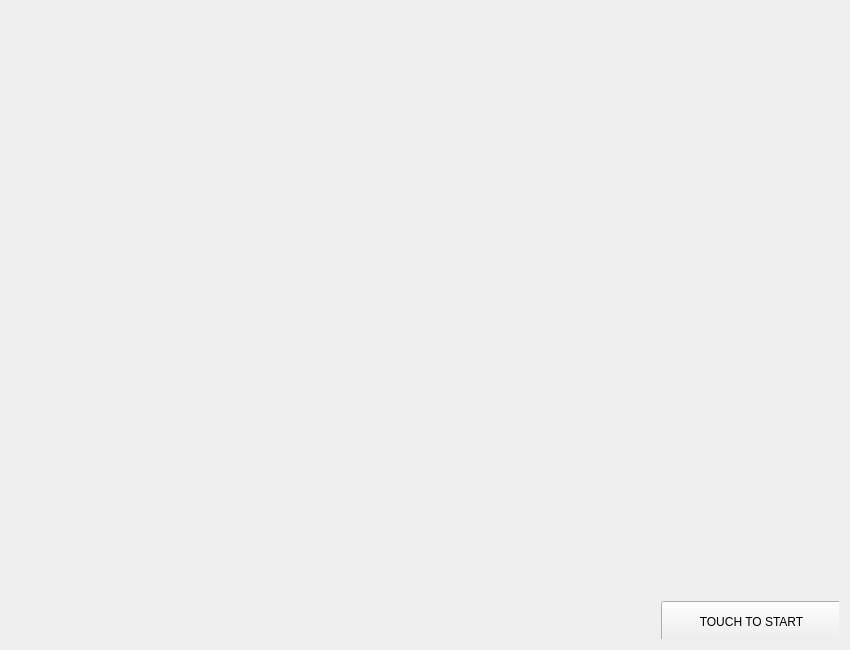
<?xml version="1.0" encoding="UTF-8"?>
<ui version="4.0">
 <class>Widget</class>
 <widget class="QWidget" name="Widget">
  <property name="geometry">
   <rect>
    <x>0</x>
    <y>0</y>
    <width>850</width>
    <height>650</height>
   </rect>
  </property>
  <property name="sizePolicy">
   <sizepolicy hsizetype="Fixed" vsizetype="Fixed">
    <horstretch>0</horstretch>
    <verstretch>0</verstretch>
   </sizepolicy>
  </property>
  <property name="minimumSize">
   <size>
    <width>850</width>
    <height>650</height>
   </size>
  </property>
  <property name="maximumSize">
   <size>
    <width>850</width>
    <height>650</height>
   </size>
  </property>
  <property name="windowTitle">
   <string>Widget</string>
  </property>
  <layout class="QGridLayout" name="gridLayout_2">
   <item row="0" column="0">
    <widget class="QStackedWidget" name="stackedWidget">
     <property name="currentIndex">
      <number>0</number>
     </property>
     <widget class="QWidget" name="startpage">
      <property name="sizePolicy">
       <sizepolicy hsizetype="Fixed" vsizetype="Fixed">
        <horstretch>0</horstretch>
        <verstretch>0</verstretch>
       </sizepolicy>
      </property>
      <widget class="QPushButton" name="startButton">
       <property name="geometry">
        <rect>
         <x>650</x>
         <y>590</y>
         <width>181</width>
         <height>41</height>
        </rect>
       </property>
       <property name="sizePolicy">
        <sizepolicy hsizetype="Preferred" vsizetype="Preferred">
         <horstretch>0</horstretch>
         <verstretch>0</verstretch>
        </sizepolicy>
       </property>
       <property name="text">
        <string>TOUCH TO START</string>
       </property>
      </widget>
      <widget class="QLabel" name="page1Label">
       <property name="geometry">
        <rect>
         <x>-20</x>
         <y>0</y>
         <width>850</width>
         <height>650</height>
        </rect>
       </property>
       <property name="minimumSize">
        <size>
         <width>850</width>
         <height>650</height>
        </size>
       </property>
       <property name="maximumSize">
        <size>
         <width>850</width>
         <height>650</height>
        </size>
       </property>
       <property name="text">
        <string/>
       </property>
      </widget>
      <zorder>page1Label</zorder>
      <zorder>startButton</zorder>
     </widget>
     <widget class="QWidget" name="modepage">
      <property name="sizePolicy">
       <sizepolicy hsizetype="Fixed" vsizetype="Fixed">
        <horstretch>0</horstretch>
        <verstretch>0</verstretch>
       </sizepolicy>
      </property>
      <widget class="QWidget" name="widget_2" native="true">
       <property name="geometry">
        <rect>
         <x>9</x>
         <y>9</y>
         <width>831</width>
         <height>631</height>
        </rect>
       </property>
       <layout class="QGridLayout" name="gridLayout_4">
        <item row="1" column="2">
         <spacer name="horizontalSpacer_3">
          <property name="orientation">
           <enum>Qt::Horizontal</enum>
          </property>
          <property name="sizeType">
           <enum>QSizePolicy::Fixed</enum>
          </property>
          <property name="sizeHint" stdset="0">
           <size>
            <width>100</width>
            <height>20</height>
           </size>
          </property>
         </spacer>
        </item>
        <item row="1" column="0">
         <spacer name="horizontalSpacer_5">
          <property name="orientation">
           <enum>Qt::Horizontal</enum>
          </property>
          <property name="sizeType">
           <enum>QSizePolicy::Fixed</enum>
          </property>
          <property name="sizeHint" stdset="0">
           <size>
            <width>100</width>
            <height>20</height>
           </size>
          </property>
         </spacer>
        </item>
        <item row="3" column="1">
         <widget class="QPushButton" name="easyButton">
          <property name="sizePolicy">
           <sizepolicy hsizetype="Minimum" vsizetype="Preferred">
            <horstretch>0</horstretch>
            <verstretch>0</verstretch>
           </sizepolicy>
          </property>
          <property name="text">
           <string>简单</string>
          </property>
         </widget>
        </item>
        <item row="2" column="3">
         <spacer name="verticalSpacer_22">
          <property name="orientation">
           <enum>Qt::Vertical</enum>
          </property>
          <property name="sizeType">
           <enum>QSizePolicy::Fixed</enum>
          </property>
          <property name="sizeHint" stdset="0">
           <size>
            <width>20</width>
            <height>60</height>
           </size>
          </property>
         </spacer>
        </item>
        <item row="1" column="1">
         <widget class="QPushButton" name="hardButton">
          <property name="sizePolicy">
           <sizepolicy hsizetype="Minimum" vsizetype="Preferred">
            <horstretch>0</horstretch>
            <verstretch>0</verstretch>
           </sizepolicy>
          </property>
          <property name="text">
           <string>快！</string>
          </property>
         </widget>
        </item>
        <item row="4" column="3">
         <spacer name="verticalSpacer_2">
          <property name="orientation">
           <enum>Qt::Vertical</enum>
          </property>
          <property name="sizeType">
           <enum>QSizePolicy::Fixed</enum>
          </property>
          <property name="sizeHint" stdset="0">
           <size>
            <width>20</width>
            <height>200</height>
           </size>
          </property>
         </spacer>
        </item>
        <item row="3" column="3">
         <widget class="QPushButton" name="slowButton">
          <property name="sizePolicy">
           <sizepolicy hsizetype="Minimum" vsizetype="Preferred">
            <horstretch>0</horstretch>
            <verstretch>0</verstretch>
           </sizepolicy>
          </property>
          <property name="text">
           <string>慢……</string>
          </property>
         </widget>
        </item>
        <item row="2" column="1">
         <spacer name="verticalSpacer_21">
          <property name="orientation">
           <enum>Qt::Vertical</enum>
          </property>
          <property name="sizeType">
           <enum>QSizePolicy::Fixed</enum>
          </property>
          <property name="sizeHint" stdset="0">
           <size>
            <width>20</width>
            <height>60</height>
           </size>
          </property>
         </spacer>
        </item>
        <item row="1" column="4">
         <spacer name="horizontalSpacer_4">
          <property name="orientation">
           <enum>Qt::Horizontal</enum>
          </property>
          <property name="sizeType">
           <enum>QSizePolicy::Fixed</enum>
          </property>
          <property name="sizeHint" stdset="0">
           <size>
            <width>100</width>
            <height>20</height>
           </size>
          </property>
         </spacer>
        </item>
        <item row="1" column="3">
         <widget class="QPushButton" name="normalButton">
          <property name="sizePolicy">
           <sizepolicy hsizetype="Minimum" vsizetype="Preferred">
            <horstretch>0</horstretch>
            <verstretch>0</verstretch>
           </sizepolicy>
          </property>
          <property name="text">
           <string>普通</string>
          </property>
         </widget>
        </item>
        <item row="0" column="3">
         <spacer name="verticalSpacer_19">
          <property name="orientation">
           <enum>Qt::Vertical</enum>
          </property>
          <property name="sizeType">
           <enum>QSizePolicy::Fixed</enum>
          </property>
          <property name="sizeHint" stdset="0">
           <size>
            <width>20</width>
            <height>200</height>
           </size>
          </property>
         </spacer>
        </item>
       </layout>
      </widget>
      <widget class="QLabel" name="page2Label">
       <property name="geometry">
        <rect>
         <x>-20</x>
         <y>0</y>
         <width>850</width>
         <height>650</height>
        </rect>
       </property>
       <property name="minimumSize">
        <size>
         <width>850</width>
         <height>650</height>
        </size>
       </property>
       <property name="maximumSize">
        <size>
         <width>850</width>
         <height>650</height>
        </size>
       </property>
       <property name="text">
        <string/>
       </property>
      </widget>
      <zorder>page2Label</zorder>
      <zorder>widget_2</zorder>
     </widget>
     <widget class="QWidget" name="ocpage">
      <property name="sizePolicy">
       <sizepolicy hsizetype="Fixed" vsizetype="Fixed">
        <horstretch>0</horstretch>
        <verstretch>0</verstretch>
       </sizepolicy>
      </property>
      <widget class="QLabel" name="backgroundLabel">
       <property name="geometry">
        <rect>
         <x>9</x>
         <y>9</y>
         <width>500</width>
         <height>500</height>
        </rect>
       </property>
       <property name="minimumSize">
        <size>
         <width>500</width>
         <height>500</height>
        </size>
       </property>
       <property name="maximumSize">
        <size>
         <width>500</width>
         <height>500</height>
        </size>
       </property>
       <property name="frameShape">
        <enum>QFrame::Box</enum>
       </property>
       <property name="text">
        <string/>
       </property>
      </widget>
      <widget class="QPushButton" name="commitButton">
       <property name="geometry">
        <rect>
         <x>10</x>
         <y>540</y>
         <width>791</width>
         <height>41</height>
        </rect>
       </property>
       <property name="text">
        <string>确认生成</string>
       </property>
      </widget>
      <widget class="QLabel" name="colorLabel">
       <property name="geometry">
        <rect>
         <x>10</x>
         <y>10</y>
         <width>500</width>
         <height>500</height>
        </rect>
       </property>
       <property name="minimumSize">
        <size>
         <width>500</width>
         <height>500</height>
        </size>
       </property>
       <property name="maximumSize">
        <size>
         <width>500</width>
         <height>500</height>
        </size>
       </property>
       <property name="frameShape">
        <enum>QFrame::Box</enum>
       </property>
       <property name="text">
        <string/>
       </property>
      </widget>
      <widget class="QLabel" name="browLabel">
       <property name="geometry">
        <rect>
         <x>10</x>
         <y>10</y>
         <width>500</width>
         <height>500</height>
        </rect>
       </property>
       <property name="minimumSize">
        <size>
         <width>500</width>
         <height>500</height>
        </size>
       </property>
       <property name="maximumSize">
        <size>
         <width>500</width>
         <height>500</height>
        </size>
       </property>
       <property name="frameShape">
        <enum>QFrame::Box</enum>
       </property>
       <property name="text">
        <string/>
       </property>
      </widget>
      <widget class="QLabel" name="eyeLabel">
       <property name="geometry">
        <rect>
         <x>10</x>
         <y>10</y>
         <width>500</width>
         <height>500</height>
        </rect>
       </property>
       <property name="minimumSize">
        <size>
         <width>500</width>
         <height>500</height>
        </size>
       </property>
       <property name="maximumSize">
        <size>
         <width>500</width>
         <height>500</height>
        </size>
       </property>
       <property name="frameShape">
        <enum>QFrame::Box</enum>
       </property>
       <property name="text">
        <string/>
       </property>
      </widget>
      <widget class="QLabel" name="noseLabel">
       <property name="geometry">
        <rect>
         <x>10</x>
         <y>10</y>
         <width>500</width>
         <height>500</height>
        </rect>
       </property>
       <property name="minimumSize">
        <size>
         <width>500</width>
         <height>500</height>
        </size>
       </property>
       <property name="maximumSize">
        <size>
         <width>500</width>
         <height>500</height>
        </size>
       </property>
       <property name="frameShape">
        <enum>QFrame::Box</enum>
       </property>
       <property name="text">
        <string/>
       </property>
      </widget>
      <widget class="QLabel" name="mouthLabel">
       <property name="geometry">
        <rect>
         <x>10</x>
         <y>10</y>
         <width>500</width>
         <height>500</height>
        </rect>
       </property>
       <property name="minimumSize">
        <size>
         <width>500</width>
         <height>500</height>
        </size>
       </property>
       <property name="maximumSize">
        <size>
         <width>500</width>
         <height>500</height>
        </size>
       </property>
       <property name="frameShape">
        <enum>QFrame::Box</enum>
       </property>
       <property name="text">
        <string/>
       </property>
      </widget>
      <widget class="QLabel" name="faceDecLabel">
       <property name="geometry">
        <rect>
         <x>10</x>
         <y>10</y>
         <width>500</width>
         <height>500</height>
        </rect>
       </property>
       <property name="minimumSize">
        <size>
         <width>500</width>
         <height>500</height>
        </size>
       </property>
       <property name="maximumSize">
        <size>
         <width>500</width>
         <height>500</height>
        </size>
       </property>
       <property name="frameShape">
        <enum>QFrame::Box</enum>
       </property>
       <property name="text">
        <string/>
       </property>
      </widget>
      <widget class="QLabel" name="houfaLabel">
       <property name="geometry">
        <rect>
         <x>10</x>
         <y>10</y>
         <width>500</width>
         <height>500</height>
        </rect>
       </property>
       <property name="minimumSize">
        <size>
         <width>500</width>
         <height>500</height>
        </size>
       </property>
       <property name="maximumSize">
        <size>
         <width>500</width>
         <height>500</height>
        </size>
       </property>
       <property name="frameShape">
        <enum>QFrame::Box</enum>
       </property>
       <property name="text">
        <string/>
       </property>
      </widget>
      <widget class="QLabel" name="cloLabel">
       <property name="geometry">
        <rect>
         <x>10</x>
         <y>10</y>
         <width>500</width>
         <height>500</height>
        </rect>
       </property>
       <property name="minimumSize">
        <size>
         <width>500</width>
         <height>500</height>
        </size>
       </property>
       <property name="maximumSize">
        <size>
         <width>500</width>
         <height>500</height>
        </size>
       </property>
       <property name="frameShape">
        <enum>QFrame::Box</enum>
       </property>
       <property name="text">
        <string/>
       </property>
      </widget>
      <widget class="QLabel" name="cefaLabel">
       <property name="geometry">
        <rect>
         <x>10</x>
         <y>10</y>
         <width>500</width>
         <height>500</height>
        </rect>
       </property>
       <property name="minimumSize">
        <size>
         <width>500</width>
         <height>500</height>
        </size>
       </property>
       <property name="maximumSize">
        <size>
         <width>500</width>
         <height>500</height>
        </size>
       </property>
       <property name="frameShape">
        <enum>QFrame::Box</enum>
       </property>
       <property name="text">
        <string/>
       </property>
      </widget>
      <widget class="QLabel" name="liuhaiLabel">
       <property name="geometry">
        <rect>
         <x>10</x>
         <y>10</y>
         <width>500</width>
         <height>500</height>
        </rect>
       </property>
       <property name="minimumSize">
        <size>
         <width>500</width>
         <height>500</height>
        </size>
       </property>
       <property name="maximumSize">
        <size>
         <width>500</width>
         <height>500</height>
        </size>
       </property>
       <property name="frameShape">
        <enum>QFrame::Box</enum>
       </property>
       <property name="text">
        <string/>
       </property>
      </widget>
      <widget class="QLabel" name="headDecLabel">
       <property name="geometry">
        <rect>
         <x>10</x>
         <y>10</y>
         <width>500</width>
         <height>500</height>
        </rect>
       </property>
       <property name="minimumSize">
        <size>
         <width>500</width>
         <height>500</height>
        </size>
       </property>
       <property name="maximumSize">
        <size>
         <width>500</width>
         <height>500</height>
        </size>
       </property>
       <property name="frameShape">
        <enum>QFrame::Box</enum>
       </property>
       <property name="text">
        <string/>
       </property>
      </widget>
      <widget class="QPushButton" name="helpButton">
       <property name="geometry">
        <rect>
         <x>570</x>
         <y>10</y>
         <width>211</width>
         <height>31</height>
        </rect>
       </property>
       <property name="text">
        <string>使用教程</string>
       </property>
      </widget>
      <widget class="QStackedWidget" name="styleStackedWidget">
       <property name="geometry">
        <rect>
         <x>560</x>
         <y>50</y>
         <width>241</width>
         <height>471</height>
        </rect>
       </property>
       <property name="currentIndex">
        <number>2</number>
       </property>
       <widget class="QWidget" name="page1">
        <layout class="QGridLayout" name="gridLayout">
         <item row="8" column="1">
          <widget class="QPushButton" name="cefaColorCommitButton">
           <property name="text">
            <string>确定</string>
           </property>
          </widget>
         </item>
         <item row="12" column="0">
          <spacer name="verticalSpacer_9">
           <property name="orientation">
            <enum>Qt::Vertical</enum>
           </property>
           <property name="sizeHint" stdset="0">
            <size>
             <width>20</width>
             <height>40</height>
            </size>
           </property>
          </spacer>
         </item>
         <item row="9" column="0">
          <spacer name="verticalSpacer_8">
           <property name="orientation">
            <enum>Qt::Vertical</enum>
           </property>
           <property name="sizeHint" stdset="0">
            <size>
             <width>20</width>
             <height>40</height>
            </size>
           </property>
          </spacer>
         </item>
         <item row="10" column="0">
          <widget class="QPushButton" name="liuhaiButton">
           <property name="text">
            <string>刘海</string>
           </property>
          </widget>
         </item>
         <item row="7" column="0">
          <widget class="QPushButton" name="cefaButton">
           <property name="text">
            <string>侧发</string>
           </property>
          </widget>
         </item>
         <item row="2" column="1">
          <widget class="QPushButton" name="colorColorCommitButton">
           <property name="text">
            <string>确定</string>
           </property>
          </widget>
         </item>
         <item row="13" column="0" colspan="2">
          <widget class="QPushButton" name="page1NextButton">
           <property name="text">
            <string>next</string>
           </property>
          </widget>
         </item>
         <item row="1" column="0">
          <widget class="QPushButton" name="colorButton">
           <property name="text">
            <string>肤色</string>
           </property>
          </widget>
         </item>
         <item row="8" column="0">
          <widget class="QPushButton" name="cefaColorButton">
           <property name="text">
            <string>颜色</string>
           </property>
          </widget>
         </item>
         <item row="6" column="0">
          <spacer name="verticalSpacer_5">
           <property name="orientation">
            <enum>Qt::Vertical</enum>
           </property>
           <property name="sizeHint" stdset="0">
            <size>
             <width>20</width>
             <height>40</height>
            </size>
           </property>
          </spacer>
         </item>
         <item row="11" column="0">
          <widget class="QPushButton" name="liuhaiColorButton">
           <property name="text">
            <string>颜色</string>
           </property>
          </widget>
         </item>
         <item row="3" column="0">
          <spacer name="verticalSpacer_3">
           <property name="orientation">
            <enum>Qt::Vertical</enum>
           </property>
           <property name="sizeHint" stdset="0">
            <size>
             <width>20</width>
             <height>40</height>
            </size>
           </property>
          </spacer>
         </item>
         <item row="11" column="1">
          <widget class="QPushButton" name="liuhaiColorCommitButton">
           <property name="text">
            <string>确定</string>
           </property>
          </widget>
         </item>
         <item row="5" column="0">
          <widget class="QPushButton" name="houfaColorButton">
           <property name="text">
            <string>颜色</string>
           </property>
          </widget>
         </item>
         <item row="5" column="1">
          <widget class="QPushButton" name="houfaColorCommitButton">
           <property name="text">
            <string>确定</string>
           </property>
          </widget>
         </item>
         <item row="2" column="0">
          <widget class="QPushButton" name="colorColorButton">
           <property name="text">
            <string>颜色</string>
           </property>
          </widget>
         </item>
         <item row="1" column="1">
          <widget class="QPushButton" name="colorCommitButton">
           <property name="text">
            <string>确定</string>
           </property>
          </widget>
         </item>
         <item row="7" column="1">
          <widget class="QPushButton" name="cefaCommitButton">
           <property name="text">
            <string>确定</string>
           </property>
          </widget>
         </item>
         <item row="4" column="1">
          <widget class="QPushButton" name="houfaCommitButton">
           <property name="text">
            <string>确定</string>
           </property>
          </widget>
         </item>
         <item row="4" column="0">
          <widget class="QPushButton" name="houfaButton">
           <property name="text">
            <string>后发</string>
           </property>
          </widget>
         </item>
         <item row="10" column="1">
          <widget class="QPushButton" name="liuhaiCommitButton">
           <property name="text">
            <string>确定</string>
           </property>
          </widget>
         </item>
         <item row="0" column="0">
          <spacer name="verticalSpacer_4">
           <property name="orientation">
            <enum>Qt::Vertical</enum>
           </property>
           <property name="sizeHint" stdset="0">
            <size>
             <width>20</width>
             <height>40</height>
            </size>
           </property>
          </spacer>
         </item>
        </layout>
       </widget>
       <widget class="QWidget" name="page2">
        <layout class="QGridLayout" name="gridLayout_5">
         <item row="9" column="0">
          <spacer name="verticalSpacer_17">
           <property name="orientation">
            <enum>Qt::Vertical</enum>
           </property>
           <property name="sizeHint" stdset="0">
            <size>
             <width>20</width>
             <height>40</height>
            </size>
           </property>
          </spacer>
         </item>
         <item row="4" column="0">
          <widget class="QPushButton" name="eyeButton">
           <property name="text">
            <string>眼睛</string>
           </property>
          </widget>
         </item>
         <item row="11" column="1">
          <widget class="QPushButton" name="mouthColorCommitButton">
           <property name="text">
            <string>确定</string>
           </property>
          </widget>
         </item>
         <item row="2" column="0">
          <widget class="QPushButton" name="browColorButton">
           <property name="text">
            <string>颜色</string>
           </property>
          </widget>
         </item>
         <item row="3" column="0">
          <spacer name="verticalSpacer_15">
           <property name="orientation">
            <enum>Qt::Vertical</enum>
           </property>
           <property name="sizeHint" stdset="0">
            <size>
             <width>20</width>
             <height>40</height>
            </size>
           </property>
          </spacer>
         </item>
         <item row="8" column="1">
          <widget class="QPushButton" name="noseColorCommitButton">
           <property name="text">
            <string>确定</string>
           </property>
          </widget>
         </item>
         <item row="1" column="0">
          <widget class="QPushButton" name="browButton">
           <property name="text">
            <string>眉毛</string>
           </property>
          </widget>
         </item>
         <item row="11" column="0">
          <widget class="QPushButton" name="mouthColorButton">
           <property name="text">
            <string>颜色</string>
           </property>
          </widget>
         </item>
         <item row="10" column="0">
          <widget class="QPushButton" name="mouthButton">
           <property name="text">
            <string>嘴巴</string>
           </property>
          </widget>
         </item>
         <item row="12" column="0">
          <spacer name="verticalSpacer_18">
           <property name="orientation">
            <enum>Qt::Vertical</enum>
           </property>
           <property name="sizeHint" stdset="0">
            <size>
             <width>20</width>
             <height>40</height>
            </size>
           </property>
          </spacer>
         </item>
         <item row="5" column="0">
          <widget class="QPushButton" name="eyeColorButton">
           <property name="text">
            <string>颜色</string>
           </property>
          </widget>
         </item>
         <item row="7" column="0">
          <widget class="QPushButton" name="noseButton">
           <property name="text">
            <string>鼻子</string>
           </property>
          </widget>
         </item>
         <item row="1" column="1">
          <widget class="QPushButton" name="browCommitButton">
           <property name="text">
            <string>确定</string>
           </property>
          </widget>
         </item>
         <item row="6" column="0">
          <spacer name="verticalSpacer_16">
           <property name="orientation">
            <enum>Qt::Vertical</enum>
           </property>
           <property name="sizeHint" stdset="0">
            <size>
             <width>20</width>
             <height>40</height>
            </size>
           </property>
          </spacer>
         </item>
         <item row="5" column="1">
          <widget class="QPushButton" name="eyeColorCommitButton">
           <property name="text">
            <string>确定</string>
           </property>
          </widget>
         </item>
         <item row="8" column="0">
          <widget class="QPushButton" name="noseColorButton">
           <property name="text">
            <string>颜色</string>
           </property>
          </widget>
         </item>
         <item row="0" column="0">
          <spacer name="verticalSpacer_14">
           <property name="orientation">
            <enum>Qt::Vertical</enum>
           </property>
           <property name="sizeHint" stdset="0">
            <size>
             <width>20</width>
             <height>40</height>
            </size>
           </property>
          </spacer>
         </item>
         <item row="2" column="1">
          <widget class="QPushButton" name="browColorCommitButton">
           <property name="text">
            <string>确定</string>
           </property>
          </widget>
         </item>
         <item row="10" column="1">
          <widget class="QPushButton" name="mouthCommitButton">
           <property name="text">
            <string>确定</string>
           </property>
          </widget>
         </item>
         <item row="7" column="1">
          <widget class="QPushButton" name="noseCommitButton">
           <property name="text">
            <string>确定</string>
           </property>
          </widget>
         </item>
         <item row="4" column="1">
          <widget class="QPushButton" name="eyeCommitButton">
           <property name="text">
            <string>确定</string>
           </property>
          </widget>
         </item>
         <item row="13" column="0">
          <widget class="QPushButton" name="page2BackButton">
           <property name="text">
            <string>back</string>
           </property>
          </widget>
         </item>
         <item row="13" column="1">
          <widget class="QPushButton" name="page2NextButton">
           <property name="text">
            <string>next</string>
           </property>
          </widget>
         </item>
        </layout>
       </widget>
       <widget class="QWidget" name="page3">
        <layout class="QGridLayout" name="gridLayout_3">
         <item row="2" column="1">
          <widget class="QPushButton" name="faceDecColorCommitButton">
           <property name="text">
            <string>确定</string>
           </property>
          </widget>
         </item>
         <item row="1" column="0">
          <widget class="QPushButton" name="faceDecButton">
           <property name="text">
            <string>面饰</string>
           </property>
          </widget>
         </item>
         <item row="0" column="0">
          <spacer name="verticalSpacer_11">
           <property name="orientation">
            <enum>Qt::Vertical</enum>
           </property>
           <property name="sizeHint" stdset="0">
            <size>
             <width>20</width>
             <height>40</height>
            </size>
           </property>
          </spacer>
         </item>
         <item row="5" column="0">
          <widget class="QPushButton" name="headDecColorButton">
           <property name="text">
            <string>颜色</string>
           </property>
          </widget>
         </item>
         <item row="7" column="1">
          <widget class="QPushButton" name="cloCommitButton">
           <property name="text">
            <string>确定</string>
           </property>
          </widget>
         </item>
         <item row="6" column="0">
          <spacer name="verticalSpacer_10">
           <property name="orientation">
            <enum>Qt::Vertical</enum>
           </property>
           <property name="sizeHint" stdset="0">
            <size>
             <width>20</width>
             <height>40</height>
            </size>
           </property>
          </spacer>
         </item>
         <item row="8" column="0">
          <widget class="QPushButton" name="cloColorButton">
           <property name="text">
            <string>颜色</string>
           </property>
          </widget>
         </item>
         <item row="13" column="0" colspan="2">
          <widget class="QPushButton" name="page3BackButton">
           <property name="text">
            <string>back</string>
           </property>
          </widget>
         </item>
         <item row="1" column="1">
          <widget class="QPushButton" name="faceDecCommitButton">
           <property name="text">
            <string>确定</string>
           </property>
          </widget>
         </item>
         <item row="7" column="0">
          <widget class="QPushButton" name="cloButton">
           <property name="text">
            <string>服饰</string>
           </property>
          </widget>
         </item>
         <item row="11" column="0">
          <widget class="QPushButton" name="backgroundColorButton">
           <property name="text">
            <string>颜色</string>
           </property>
          </widget>
         </item>
         <item row="4" column="0">
          <widget class="QPushButton" name="headDecButton">
           <property name="text">
            <string>头饰</string>
           </property>
          </widget>
         </item>
         <item row="9" column="0">
          <spacer name="verticalSpacer_12">
           <property name="orientation">
            <enum>Qt::Vertical</enum>
           </property>
           <property name="sizeHint" stdset="0">
            <size>
             <width>20</width>
             <height>40</height>
            </size>
           </property>
          </spacer>
         </item>
         <item row="11" column="1">
          <widget class="QPushButton" name="backgroundColorCommitButton">
           <property name="text">
            <string>确定</string>
           </property>
          </widget>
         </item>
         <item row="2" column="0">
          <widget class="QPushButton" name="faceDecColorButton">
           <property name="text">
            <string>颜色</string>
           </property>
          </widget>
         </item>
         <item row="4" column="1">
          <widget class="QPushButton" name="headDecCommitButton">
           <property name="text">
            <string>确定</string>
           </property>
          </widget>
         </item>
         <item row="8" column="1">
          <widget class="QPushButton" name="cloColorCommitButton">
           <property name="text">
            <string>确定</string>
           </property>
          </widget>
         </item>
         <item row="10" column="0">
          <widget class="QPushButton" name="backgroundButton">
           <property name="text">
            <string>背景</string>
           </property>
          </widget>
         </item>
         <item row="10" column="1">
          <widget class="QPushButton" name="backgroundCommitButton">
           <property name="text">
            <string>确定</string>
           </property>
          </widget>
         </item>
         <item row="5" column="1">
          <widget class="QPushButton" name="headDecColorCommitButton">
           <property name="text">
            <string>确定</string>
           </property>
          </widget>
         </item>
         <item row="3" column="0">
          <spacer name="verticalSpacer_7">
           <property name="orientation">
            <enum>Qt::Vertical</enum>
           </property>
           <property name="sizeHint" stdset="0">
            <size>
             <width>20</width>
             <height>40</height>
            </size>
           </property>
          </spacer>
         </item>
         <item row="12" column="0">
          <spacer name="verticalSpacer_13">
           <property name="orientation">
            <enum>Qt::Vertical</enum>
           </property>
           <property name="sizeHint" stdset="0">
            <size>
             <width>20</width>
             <height>40</height>
            </size>
           </property>
          </spacer>
         </item>
        </layout>
       </widget>
      </widget>
      <widget class="QLabel" name="page3Label">
       <property name="geometry">
        <rect>
         <x>-20</x>
         <y>0</y>
         <width>850</width>
         <height>650</height>
        </rect>
       </property>
       <property name="minimumSize">
        <size>
         <width>850</width>
         <height>650</height>
        </size>
       </property>
       <property name="maximumSize">
        <size>
         <width>850</width>
         <height>650</height>
        </size>
       </property>
       <property name="text">
        <string/>
       </property>
      </widget>
      <zorder>page3Label</zorder>
      <zorder>backgroundLabel</zorder>
      <zorder>commitButton</zorder>
      <zorder>colorLabel</zorder>
      <zorder>browLabel</zorder>
      <zorder>eyeLabel</zorder>
      <zorder>noseLabel</zorder>
      <zorder>mouthLabel</zorder>
      <zorder>faceDecLabel</zorder>
      <zorder>houfaLabel</zorder>
      <zorder>cloLabel</zorder>
      <zorder>cefaLabel</zorder>
      <zorder>liuhaiLabel</zorder>
      <zorder>headDecLabel</zorder>
      <zorder>helpButton</zorder>
      <zorder>styleStackedWidget</zorder>
     </widget>
     <widget class="QWidget" name="page">
      <widget class="QLabel" name="page4Label">
       <property name="geometry">
        <rect>
         <x>-20</x>
         <y>-20</y>
         <width>850</width>
         <height>650</height>
        </rect>
       </property>
       <property name="minimumSize">
        <size>
         <width>850</width>
         <height>650</height>
        </size>
       </property>
       <property name="maximumSize">
        <size>
         <width>850</width>
         <height>650</height>
        </size>
       </property>
       <property name="text">
        <string/>
       </property>
      </widget>
      <widget class="QWidget" name="widget_4" native="true">
       <property name="geometry">
        <rect>
         <x>0</x>
         <y>70</y>
         <width>811</width>
         <height>441</height>
        </rect>
       </property>
       <layout class="QVBoxLayout" name="verticalLayout">
        <item>
         <widget class="QWidget" name="widget" native="true">
          <layout class="QHBoxLayout" name="horizontalLayout_3">
           <item>
            <spacer name="horizontalSpacer_7">
             <property name="orientation">
              <enum>Qt::Horizontal</enum>
             </property>
             <property name="sizeType">
              <enum>QSizePolicy::Fixed</enum>
             </property>
             <property name="sizeHint" stdset="0">
              <size>
               <width>200</width>
               <height>20</height>
              </size>
             </property>
            </spacer>
           </item>
           <item>
            <widget class="QLabel" name="nameLabel">
             <property name="text">
              <string>来为TA起个名字吧！</string>
             </property>
            </widget>
           </item>
           <item>
            <widget class="QLineEdit" name="nameLineEdit"/>
           </item>
           <item>
            <spacer name="horizontalSpacer_8">
             <property name="orientation">
              <enum>Qt::Horizontal</enum>
             </property>
             <property name="sizeType">
              <enum>QSizePolicy::Fixed</enum>
             </property>
             <property name="sizeHint" stdset="0">
              <size>
               <width>200</width>
               <height>20</height>
              </size>
             </property>
            </spacer>
           </item>
          </layout>
         </widget>
        </item>
        <item>
         <widget class="QWidget" name="widget_3" native="true">
          <layout class="QHBoxLayout" name="horizontalLayout">
           <item>
            <spacer name="horizontalSpacer_2">
             <property name="orientation">
              <enum>Qt::Horizontal</enum>
             </property>
             <property name="sizeType">
              <enum>QSizePolicy::Fixed</enum>
             </property>
             <property name="sizeHint" stdset="0">
              <size>
               <width>200</width>
               <height>20</height>
              </size>
             </property>
            </spacer>
           </item>
           <item>
            <widget class="QPushButton" name="clearButton">
             <property name="text">
              <string>清空</string>
             </property>
            </widget>
           </item>
           <item>
            <spacer name="horizontalSpacer">
             <property name="orientation">
              <enum>Qt::Horizontal</enum>
             </property>
             <property name="sizeType">
              <enum>QSizePolicy::Fixed</enum>
             </property>
             <property name="sizeHint" stdset="0">
              <size>
               <width>40</width>
               <height>20</height>
              </size>
             </property>
            </spacer>
           </item>
           <item>
            <widget class="QPushButton" name="commitNameButton">
             <property name="text">
              <string>确认</string>
             </property>
            </widget>
           </item>
           <item>
            <spacer name="horizontalSpacer_6">
             <property name="orientation">
              <enum>Qt::Horizontal</enum>
             </property>
             <property name="sizeType">
              <enum>QSizePolicy::Fixed</enum>
             </property>
             <property name="sizeHint" stdset="0">
              <size>
               <width>200</width>
               <height>20</height>
              </size>
             </property>
            </spacer>
           </item>
          </layout>
         </widget>
        </item>
       </layout>
      </widget>
     </widget>
     <widget class="QWidget" name="page_2">
      <layout class="QGridLayout" name="gridLayout_6">
       <item row="0" column="0">
        <widget class="QPushButton" name="pushButton_3">
         <property name="text">
          <string>PushButton</string>
         </property>
        </widget>
       </item>
       <item row="1" column="0">
        <widget class="QPushButton" name="pushButton_4">
         <property name="text">
          <string>PushButton</string>
         </property>
        </widget>
       </item>
      </layout>
     </widget>
    </widget>
   </item>
  </layout>
 </widget>
 <resources/>
 <connections/>
</ui>
